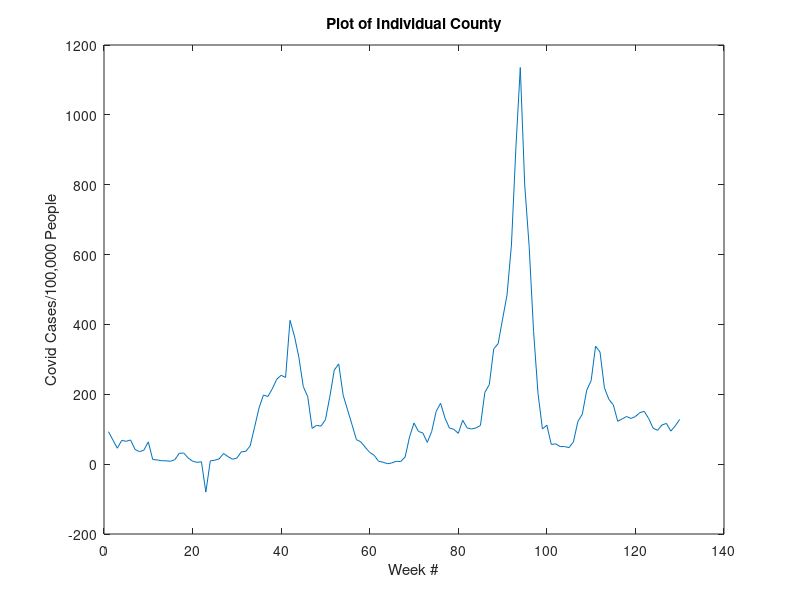
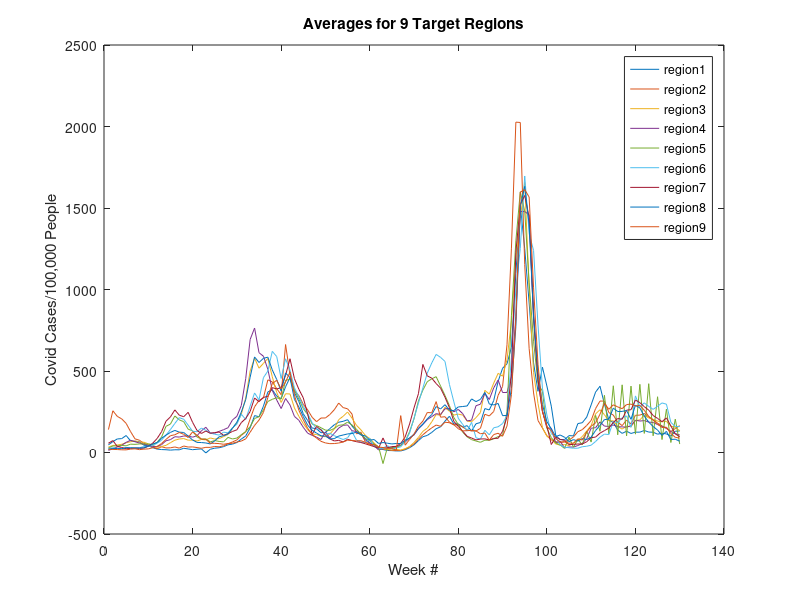

Recreate these plots in MATLAB, in order. (Note: this script raises an error after producing the figures.)
%% Import relevant stuff

data = load('COVIDbyCounty.mat');
[dates, CNTY_CENSUS,CNTY_COVID, divisionLabels, divisionNames] = deal(data.dates, data.CNTY_CENSUS, data.CNTY_COVID, data.divisionLabels, data.divisionNames);

figure(1)
plot(CNTY_COVID(10,:))
title('Plot of Individual County')
ylabel('Covid Cases/100,000 People')
xlabel('Week #')
%% Divide covid data by region
% Initial data represents 9 regions, each with 25 counties. They are in the
% initial data file chronologically, with the 1st 25 making up region 1,
% the 2nd 25 region 2, etc.

% Here we just divide up the data by region, creating 9 25x130 matrices.

region1 = CNTY_COVID(1:25,:);
region2 = CNTY_COVID(26:50,:);
region3 = CNTY_COVID(51:75,:);
region4 = CNTY_COVID(76:100,:);
region5 = CNTY_COVID(101:125,:);
region6 = CNTY_COVID(126:150,:);
region7 = CNTY_COVID(151:175,:);
region8 = CNTY_COVID(176:200,:);
region9 = CNTY_COVID(201:225,:);

%% Calc average of each region
% Here we use the matrices from above to calculate the average for each
% region at each timepoint. We don't actually use this data for our method,
% but reasoned a visual representation of this data could be handy.

ave1 = mean(region1,1);
ave2 = mean(region2,1);
ave3 = mean(region3,1);
ave4 = mean(region4,1);
ave5 = mean(region5,1);
ave6 = mean(region6,1);
ave7 = mean(region7,1);
ave8 = mean(region8,1);
ave9 = mean(region9,1);

aves = cat(1,ave1,ave2,ave3,ave4,ave5,ave6,ave7,ave8,ave9);
figure(2)
plot(transpose(aves))
title('Averages for 9 Target Regions')
ylabel('Covid Cases/100,000 People')
xlabel('Week #')
legend('region1','region2','region3','region4','region5','region6','region7','region8','region9')

%% Calc standard deviation of each timepoint by region
% The first step of our method, which is based entirely on standard
% deviation. Here, though, we are just using the region matrices to
% generate a new 9x130 matrix composed of the STDVs of each region at each
% time point. Row 1 represents region 1's 130 STDVs, and so on.

S1 = std(region1,0,1);
S2 = std(region2,0,1);
S3 = std(region3,0,1);
S4 = std(region4,0,1);
S5 = std(region5,0,1);
S6 = std(region6,0,1);
S7 = std(region7,0,1);
S8 = std(region8,0,1);
S9 = std(region9,0,1);

comp = cat(1,S1,S2,S3,S4,S5,S6,S7,S8,S9);
all = std(comp,0,1);
[maxes,idxs] = maxk(all,10);

%% METHOD 1
% Generate ratio proportional to STDV of region 'x' divided by sum of STDVs
% of all other regions. Idea is small STDV makes ratio smaller, large STDVs
% for other regions makes ratio smaller. We want the indices with small
% values.

targetIDXs = zeros(9,130);                                              % Initialize a matrix to deposit the ratios

i = 1;
while i <= 9                                                            % Iterate over all rows
    j = 1;
    while j <= 130                                                      % Iterate over all columns in the ith row
        targetIDXs(i,j) = comp(i,j) * 8 / (sum(comp(:,j)) - comp(i,j)); % Ratio calculation, multiplied by 8 to keep closer to 1.
        j = j + 1;
    end
    i = i + 1;
end

[targets,mins] = mink(targetIDXs,40,2);                                 % Find the k smallest ratios, to be used in the next step

uniques = unique(mins);                                                 % Repeats not necessary
taking = [];
i = 1;
while i <= 125
    if size(find(mins == uniques(i,1))) < 4                            % This whole loop is designed to ELIMINATE overly-commmon indices. If an index is
        taking(end + 1) = uniques(i,1);                                % good for every region, its good for no region.
    end
    i = i + 1;
end
%% Generating identity matrix that targets particular indeces

oddID = zeros(130,130);

i = 1;
while i <= 19                                                          % The first few identified points only work well. Too many points and the data all misclusters
    oddID(taking(i),taking(i)) = 1;                                    % together. Too much noise and it can't distingush based on markers anymore.
    i = i + 1;
end

%% Multiplies data by this new identity matrix

newData = CNTY_COVID;                                                  % Copied so we don't ruin base data

sz = 225;
i = 1;
while i <= sz
    ele = newData(i,:);
    newData(i,:) = ele * oddID;                                        % Multiply every row in base data by the augmenting identity matrix
    i = i + 1;
end


%% Generate test and sample matrices

split = newData;
sample = zeros(180,130);                                               % Initialize matrices for two data sets; one helps identify centroids, other is clustered
test = zeros(45,130);                                                  % using those.

i = 1;
j = 1;
k = 1;
while i <= 225
    if rem(i,5) ~= 0                                                   % Every 5th element is put into test data set, while the rest goes to sample set. Data is
        sample(j,:) = split(i,:);                                      % ordered by population, so taking data all throughout the whole is necessary for test diversity.
        j = j + 1;                                                     
    end
    if rem(i,5) == 0
        test(k,:) = split(i,:);
        k = k + 1;
    end
    i = i + 1;
end


%% Run Kmeans, get centroids to test on test group

[indeces, centroids] = kmeans(sample,9);

ref = zeros(1,9);
i = 1;
while i <= 9
    ref(1,i) = mode(indeces(((i-1)*20 + 1):i*20,1));                   % Loop that checks results of kmeans, identifying which cluster each region appears to align w/
    i = i + 1;
end




%% Test function on 45 county test group

[IDXresult, C1] = kmeans(test,9,'start',centroids);

i = 1;
j = 1;
total = 0;
while i <= 45
    if IDXresult(i,1) == ref(1,j)                                      % Loop that checks results of test kmeans against ref array, counting the number of successes
        total = total + 1;
    end
    if rem(i,5) == 0
        j = j + 1;
    end
    i = i + 1;
end

%%
%silhouette(test,IDXresult)
figure(3)
plot(transpose(centroids(6:8,:)))
hold on
xlim([0 40])

%% On all 225 given counties

[finalResults, C2] = kmeans(newData,9,'start',centroids);
silhouette(newData,finalResults)

i = 1;
j = 1;
total2 = 0;
while i <= 225
    if finalResults(i,1) == ref(1,j)                                      % Loop that checks results of test kmeans against ref array, counting the number of successes
        total2 = total2 + 1;
    end
    if rem(i,25) == 0
        j = j + 1;
    end
    i = i + 1;
end